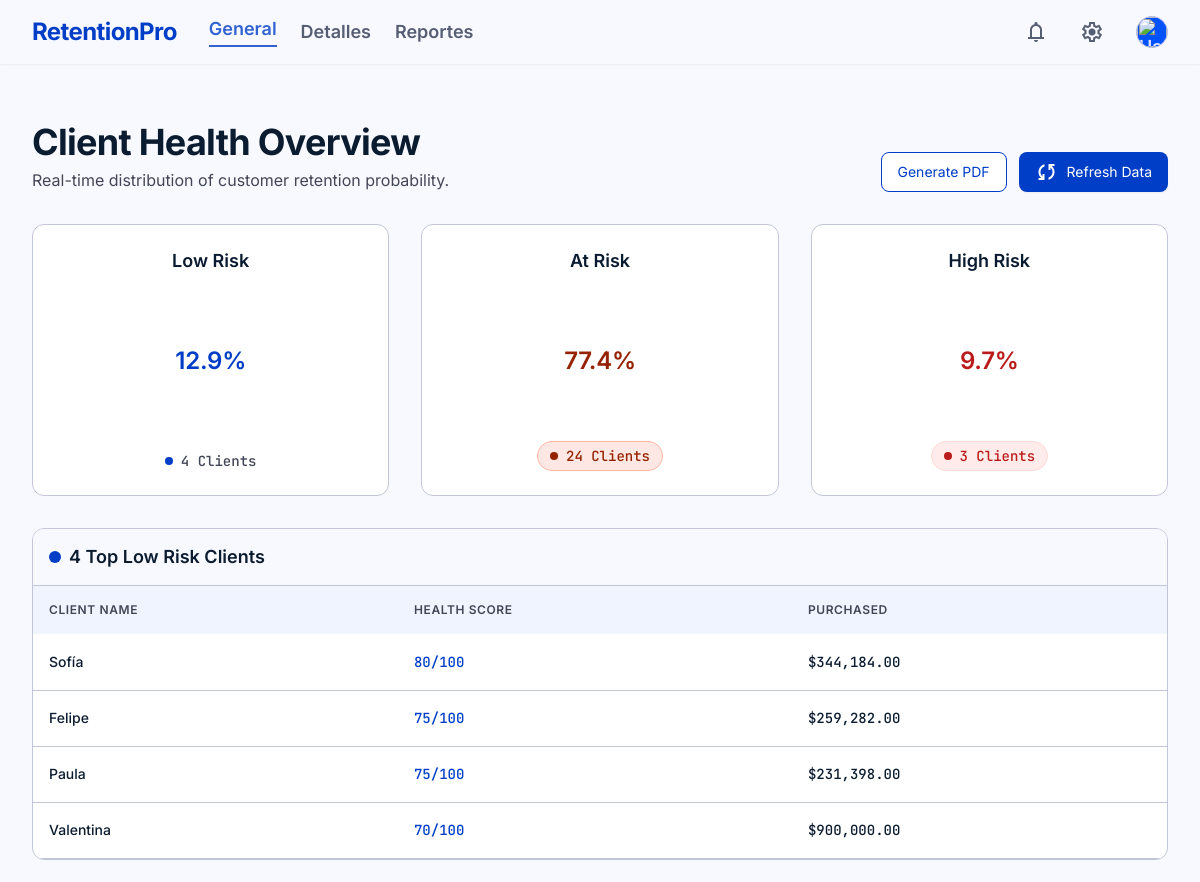
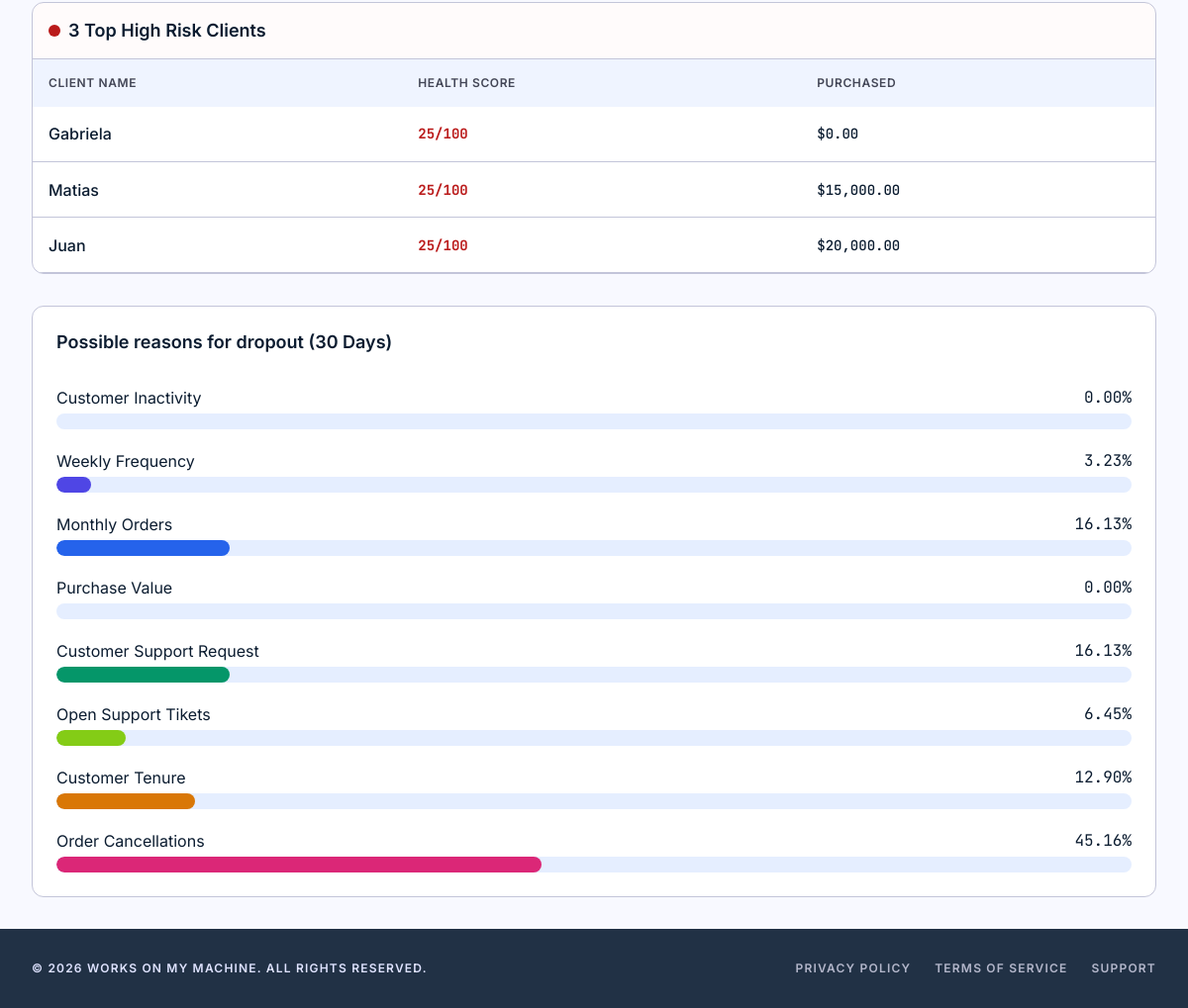
Page /PrinCopy.php on the committed database (2 pictures, top to bottom).
### tables this page shows
CREATE TABLE `clientes_rappipro` (
  `id_cliente` int(11) NOT NULL,
  `nombre` varchar(50) NOT NULL,
  `apellido` varchar(50) NOT NULL,
  `restaurante_favorito` varchar(50) NOT NULL,
  `correo` varchar(50) NOT NULL,
  `telefono` varchar(50) NOT NULL,
  `ciudad` varchar(50) NOT NULL,
  `dias_inactivos` int(2) NOT NULL,
  `frecuencia_semanal` int(1) NOT NULL,
  `pedidos_mes` int(3) NOT NULL,
  `valor_compras_mes_cop` decimal(10,2) DEFAULT NULL,
  `pqr_mes` int(2) NOT NULL,
  `pqr_abierta` int(1) NOT NULL DEFAULT 0,
  `antiguedad_meses` int(4) NOT NULL,
  `cancelaciones_mes` int(4) NOT NULL,
  `score` int(3) DEFAULT NULL,
  `Prob_Motivo` varchar(20) DEFAULT NULL
);

### PrinCopy.php (the view, shortened to what the rows shown need)
<?php
require "Conexion.php";
$columnas = ["id_cliente", "nombre", "apellido", "restaurante_favorito", "correo", "telefono", "ciudad", "dias_inactivos", "frecuencia_semanal", "pedidos_mes", "valor_compras_mes_cop", "pqr_mes", "pqr_abierta", "antiguedad_meses", "cancelaciones_mes","score","Prob_Motivo"];
$query = "SELECT " . implode(",", $columnas) . " FROM clientes_rappipro";
$resultado = $conexion->query($query);
$clientes = [];
while ($fila = $resultado->fetch_assoc()) {
    $clientes[] = $fila;
}
    $rojo = 0;
    $amarillo = 0;
    $verde = 0;
foreach ($clientes as &$cliente) {
    $score = $cliente['score'];
    if ($score >= 0 && $score <= 33.3) {
        $rojo +=1;
    } elseif ($score > 33.3 && $score <= 66.6) {
        $amarillo += 1;
    } else{
        $verde += 1;
    }
}
if($verde >= 5){
    $LowRisk = 5;
}else{
    $LowRisk = $verde;
}
if($rojo >= 5){
    $HighRisk = 5;
}else{
    $HighRisk = $rojo;
}
$query = "SELECT " . implode(",", $columnas) . " FROM clientes_rappipro WHERE score >= 66.7 ORDER BY score DESC LIMIT $LowRisk";
$resultadoLowRisk = $conexion->query($query);
$query = "SELECT " . implode(",", $columnas) . " FROM clientes_rappipro WHERE score <= 33.4 ORDER BY score ASC LIMIT $HighRisk";
$resultadoHighRisk = $conexion->query($query);
?>
<!DOCTYPE html>
<html class="light" lang="en"><head>
<script src="https://cdn.tailwindcss.com?plugins=forms,container-queries"></script>
<script id="tailwind-config">
        tailwind.config = {
            darkMode: "class",
            theme: {
                extend: {
                    colors: {
                        "tertiary-fixed-dim": "#ffb4a1",
                        "inverse-surface": "#213145",
                        "outline": "#737688",
                        "tertiary-fixed": "#ffdbd2",
                        "secondary-container": "#dae2fd",
                        "on-primary": "#ffffff",
                        "surface-container-highest": "#d3e4fe",
                        "on-tertiary": "#ffffff",
                        "error-container": "#ffdad6",
                        "on-surface": "#0b1c30",
                        "secondary-fixed-dim": "#bec6e0",
                        "primary-fixed-dim": "#b7c4ff",
                        "on-secondary-container": "#5c647a",
                        "on-tertiary-fixed": "#3c0800",
                        "surface-container": "#e5eeff",
                        "outline-variant": "#c3c5d9",
                        "primary-container": "#0052ff",
                        "surface": "#f8f9ff",
                        "surface-tint": "#004ced",
                        "secondary": "#565e74",
                        "surface-container-lowest": "#ffffff",
                        "surface-bright": "#f8f9ff",
                        "on-primary-fixed-variant": "#0038b6",
                        "on-tertiary-container": "#ffddd5",
                        "on-secondary-fixed": "#131b2e",
                        "on-error": "#ffffff",
                        "on-error-container": "#93000a",
                        "on-secondary": "#ffffff",
                        "on-primary-container": "#dfe3ff",
                        "on-secondary-fixed-variant": "#3f465c",
                        "tertiary": "#952200",
                        "on-tertiary-fixed-variant": "#891e00",
                        "primary": "#003ec7",
                        "on-surface-variant": "#434656",
                        "surface-container-low": "#eff4ff",
                        "inverse-on-surface": "#eaf1ff",
                        "background": "#f8f9ff",
                        "on-primary-fixed": "#001452",
                        "inverse-primary": "#b7c4ff",
                        "surface-variant": "#d3e4fe",
                        "surface-container-high": "#dce9ff",
                        "secondary-fixed": "#dae2fd",
                        "on-background": "#0b1c30",
                        "tertiary-container": "#bf3003",
                        "primary-fixed": "#dde1ff",
                        "surface-dim": "#cbdbf5",
                        "error": "#ba1a1a"
                    },
                    borderRadius: {
                        "DEFAULT": "0.25rem",
                        "lg": "0.5rem",
                        "xl": "0.75rem",
                        "full": "9999px"
                    },
                    spacing: {
                        "gutter-grid": "24px",
                        "margin-canvas": "32px",
                        "padding-card": "24px",
                        "base": "8px",
                        "sidebar-width": "280px"
                    },
                    fontFamily: {
                        "body-md": ["Inter"],
                        "body-sm": ["Inter"],
                        "display-lg": ["Inter"],
                        "label-caps": ["Inter"],
                        "data-mono": ["JetBrains Mono"],
                        "title-sm": ["Inter"],
                        "headline-md": ["Inter"]
                    },
                    fontSize: {
                        "body-md": ["16px", { lineHeight: "24px", fontWeight: "400" }],
                        "body-sm": ["14px", { lineHeight: "20px", fontWeight: "400" }],
                        "display-lg": ["36px", { lineHeight: "44px", letterSpacing: "-0.02em", fontWeight: "700" }],
                        "label-caps": ["12px", { lineHeight: "16px", letterSpacing: "0.05em", fontWeight: "600" }],
                        "data-mono": ["14px", { lineHeight: "20px", fontWeight: "500" }],
                        "title-sm": ["18px", { lineHeight: "24px", fontWeight: "600" }],
                        "headline-md": ["24px", { lineHeight: "32px", letterSpacing: "-0.01em", fontWeight: "600" }]
                    }
                }
            }
        }
    </script>
</head>
<body class="bg-background text-on-background font-body-md antialiased min-h-screen flex flex-col">
<div class="flex flex-1 mt-16">
<main class="flex-1 p-margin-canvas flex flex-col gap-8 bg-background min-h-full max-w-7xl mx-auto w-full">
<header class="flex justify-between items-end">
<div>
<h1 class="font-display-lg text-display-lg text-on-surface">Client Health Overview</h1>
</div>
</header>
<section class="grid grid-cols-1 xl:grid-cols-2 gap-gutter-grid">
<div class="bg-surface-container-lowest border border-outline-variant rounded-xl overflow-hidden flex flex-col">
<div class="flex-1 overflow-x-auto">
<table class="w-full text-left border-collapse">
<thead>
<tr class="bg-surface-container-low font-label-caps text-label-caps text-on-surface-variant uppercase tracking-wider">
<th class="p-4 font-semibold">Client Name</th>
<th class="p-4 font-semibold">Health Score</th>
<th class="p-4 font-semibold">Purchased</th>
</tr>
</thead>
<tbody class="font-body-sm text-body-sm text-on-surface">
    <?php while ($cliente = $resultadoLowRisk->fetch_assoc()) { ?>
<tr class="border-b border-outline-variant hover:bg-surface-container-low transition-colors h-[56px]">
<td class="p-4 font-medium"><?php echo $cliente['nombre'] ?></td>
<td class="p-4"><span class="font-data-mono text-data-mono text-primary"><?php echo $cliente['score']; ?>/100</span></td>
<td class="p-4 font-data-mono text-data-mono"><?php echo '$' . number_format($cliente['valor_compras_mes_cop'], 2); ?></td>
</tr>
    <?php } ?>
</tbody>
</table>
</div>
</div>
<div class="bg-surface-container-lowest border border-outline-variant rounded-xl overflow-hidden flex flex-col">
<div class="flex-1 overflow-x-auto">
<table class="w-full text-left border-collapse">
<thead>
<tr class="bg-surface-container-low font-label-caps text-label-caps text-on-surface-variant uppercase tracking-wider">
<th class="p-4 font-semibold">Client Name</th>
<th class="p-4 font-semibold">Health Score</th>
<th class="p-4 font-semibold">Purchased</th>
</tr>
<?php while ($cliente = $resultadoHighRisk->fetch_assoc()) { ?>
<tr class="border-b border-outline-variant hover:bg-surface-container-low transition-colors h-[56px]">
<td class="p-4 font-medium"><?php echo $cliente['nombre'] ?></td>
<td class="p-4"><span class="font-data-mono text-data-mono text-error font-bold"><?php echo $cliente['score']; ?>/100</span></td>
<td class="p-4 font-data-mono text-data-mono"><?php echo '$' . number_format($cliente['valor_compras_mes_cop'], 2); ?></td>
</tr>
<?php } ?>
</table>
</div>
</div>
</section>
</div>
</body></html>

### rows in the picture
clientes_rappipro: nombre "Sofía", score "80", valor_compras_mes_cop "344,184.00"
clientes_rappipro: nombre "Felipe", score "75", valor_compras_mes_cop "259,282.00"
clientes_rappipro: nombre "Paula", score "75", valor_compras_mes_cop "231,398.00"
clientes_rappipro: nombre "Valentina", score "70", valor_compras_mes_cop "900,000.00"
clientes_rappipro: nombre "Gabriela", score "25", valor_compras_mes_cop "0.00"
clientes_rappipro: nombre "Matias", score "25", valor_compras_mes_cop "15,000.00"
clientes_rappipro: nombre "Juan", score "25", valor_compras_mes_cop "20,000.00"

### other values in the picture
$porcVerde "12.9"
$verde "4"
$porcAmarillo "77.4"
$amarillo "24"
$porcRojo "9.7"
$rojo "3"
$LowRisk "4"
$HighRisk "3"
$Porc_Inactivo "0.00"
$Porc_FSemanal "3.23"
$Porc_Pedidos "16.13"
$Porc_ValorCompras "0.00"
$Porc_PQR "16.13"
$Porc_PQRAbierta "6.45"
$Porc_Antiguedad "12.90"
